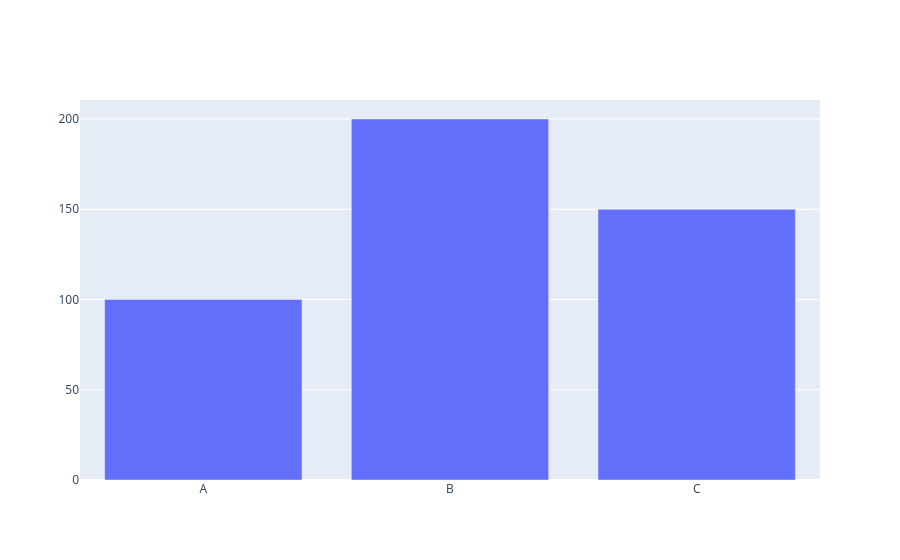

The cell this chart's notebook holds for it:
### Markdown cell above
**Code Cell 3
Graph Objects**

### Code cell
# Use: Jab Plotly Express se zyada customization chahiye.

import plotly.graph_objects as go

fig = go.Figure()

fig.add_trace(

    go.Bar(

        x=["A","B","C"],

        y=[100,200,150]

    )

)

fig.show()

### Figure 1 — Plotly figure (JSON) as saved in the notebook; plotly's stock layout.template omitted (floating-point values rounded to 4 significant figures)
{"data": [{"type": "bar", "x": ["A", "B", "C"], "y": [100, 200, 150]}], "layout": {}}
